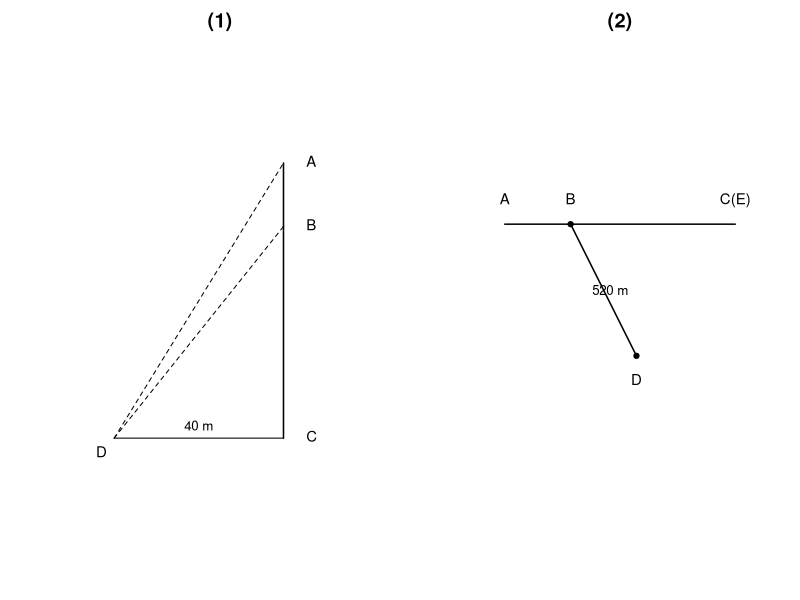
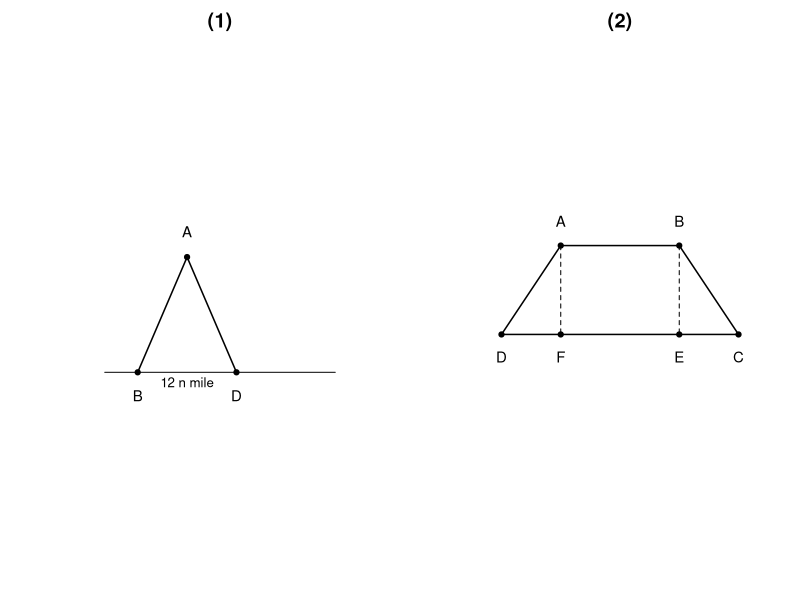
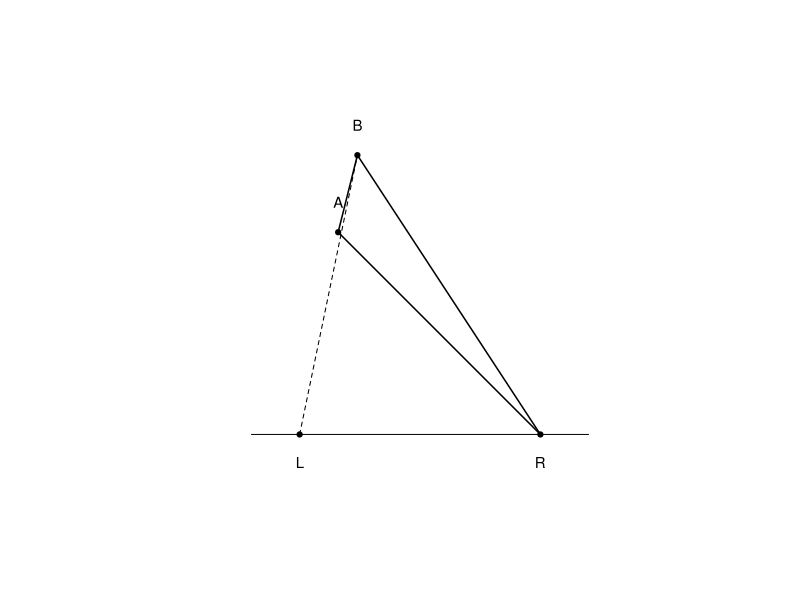

Recreate these plots in R, in order.
setwd("C:/Users/18904/Github/junior-mathematics/codes")
if(!dir.exists("../figures"))dir.create("../figures")

# week168-1: (1) flagpole AB on building BC, observer D 40m away, angles 50 and 45
#            (2) road cutting: B on AC, angle ABD=140, BD=520, angle D=50
draw1=function(){
  par(mfrow=c(1,2),mar=c(3,3,2,1))
  # (1) flagpole: building BC vertical, D on ground 40m left, A top of pole
  plot(0,0,xlim=c(-1,6),ylim=c(-1,8),type="n",asp=1,axes=FALSE,xlab="",ylab="",main="(1)")
  segments(4,0,4,5,lwd=1.5) # building BC
  segments(4,5,4,6.5,lwd=1.5) # flagpole AB
  segments(0,0,4,0,lwd=1) # ground
  segments(0,0,4,6.5,lty=2) # line of sight to A
  segments(0,0,4,5,lty=2) # line of sight to B
  text(-0.3,0,"D",pos=1,cex=0.9);text(4.3,6.5,"A",pos=4,cex=0.9)
  text(4.3,5,"B",pos=4,cex=0.9);text(4.3,0,"C",pos=4,cex=0.9)
  text(2,0.3,"40 m",cex=0.8)
  # (2) road: A-C-E straight line, B above, D below-right
  plot(0,0,xlim=c(-1,8),ylim=c(-3,5),type="n",asp=1,axes=FALSE,xlab="",ylab="",main="(2)")
  segments(0,3,7,3,lwd=1.5) # AC-E line
  points(2,3,pch=19,cex=0.7);text(2,3.3,"B",pos=3,cex=0.9)
  segments(2,3,4,-1,lwd=1.5) # BD
  points(4,-1,pch=19,cex=0.7);text(4,-1.3,"D",pos=1,cex=0.9)
  text(0,3.3,"A",pos=3,cex=0.9);text(7,3.3,"C(E)",pos=3,cex=0.9)
  text(3.2,1,"520 m",cex=0.8)
}
cairo_pdf("../figures/week168-1.pdf",width=8,height=4,family="sans");draw1();dev.off()
svglite::svglite("../figures/week168-1.svg",width=8,height=4);draw1();dev.off()

# week168-2: (1) island A, boat goes B->D east, bearings 60 and 30 from north
#            (2) dam cross-section trapezoid
draw2=function(){
  par(mfrow=c(1,2),mar=c(3,3,2,1))
  # (1) island: B left, D right, A above. Bearing from B to A is N60E, from D to A is N30E
  plot(0,0,xlim=c(-1,8),ylim=c(-1,6),type="n",asp=1,axes=FALSE,xlab="",ylab="",main="(1)")
  segments(0,0,7,0,lwd=1) # east-west route
  points(1,0,pch=19,cex=0.7);text(1,-0.3,"B",pos=1,cex=0.9)
  points(4,0,pch=19,cex=0.7);text(4,-0.3,"D",pos=1,cex=0.9)
  points(2.5,3.5,pch=19,cex=0.7);text(2.5,3.8,"A",pos=3,cex=0.9)
  segments(1,0,2.5,3.5,lwd=1.5) # BA
  segments(4,0,2.5,3.5,lwd=1.5) # DA
  text(2.5,-0.3,"12 n mile",cex=0.8)
  # (2) dam: trapezoid ABCD, AF=DE=6, i=1:1.5 and i=1:3
  plot(0,0,xlim=c(-1,9),ylim=c(-1,4),type="n",asp=1,axes=FALSE,xlab="",ylab="",main="(2)")
  # bottom DC: D left, C right. Top AB shorter. A above F, B above E
  segments(0,0,8,0,lwd=1.5) # DC
  segments(2,3,6,3,lwd=1.5) # AB
  segments(0,0,2,3,lwd=1.5) # DA slope i=1:3 => horiz=3*6=18? no, i=1:3 means vert:horiz=1:3
  segments(8,0,6,3,lwd=1.5) # CB slope i=1:1.5
  segments(2,3,2,0,lty=2) # AF
  segments(6,3,6,0,lty=2) # DE
  points(0,0,pch=19,cex=0.7);text(0,-0.3,"D",pos=1,cex=0.9)
  points(8,0,pch=19,cex=0.7);text(8,-0.3,"C",pos=1,cex=0.9)
  points(2,3,pch=19,cex=0.7);text(2,3.3,"A",pos=3,cex=0.9)
  points(6,3,pch=19,cex=0.7);text(6,3.3,"B",pos=3,cex=0.9)
  points(2,0,pch=19,cex=0.7);text(2,-0.3,"F",pos=1,cex=0.9)
  points(6,0,pch=19,cex=0.7);text(6,-0.3,"E",pos=1,cex=0.9)
}
cairo_pdf("../figures/week168-2.pdf",width=8,height=4,family="sans");draw2();dev.off()
svglite::svglite("../figures/week168-2.svg",width=8,height=4);draw2();dev.off()

# week168-3: rocket from L, radar at R. AR=6km angle 43, BR angle 45.54
draw3=function(){
  plot(0,0,xlim=c(-1,8),ylim=c(-1,7),type="n",asp=1,axes=FALSE,xlab="",ylab="")
  segments(0,0,7,0,lwd=1) # ground
  points(1,0,pch=19,cex=0.7);text(1,-0.3,"L",pos=1,cex=0.9)
  points(6,0,pch=19,cex=0.7);text(6,-0.3,"R",pos=1,cex=0.9)
  points(1.8,4.2,pch=19,cex=0.7);text(1.8,4.5,"A",pos=3,cex=0.9)
  points(2.2,5.8,pch=19,cex=0.7);text(2.2,6.1,"B",pos=3,cex=0.9)
  segments(1,0,2.2,5.8,lty=2) # L to B
  segments(6,0,1.8,4.2,lwd=1.5) # R to A
  segments(6,0,2.2,5.8,lwd=1.5) # R to B
  segments(1.8,4.2,2.2,5.8,lwd=1.5) # AB
}
cairo_pdf("../figures/week168-3.pdf",width=4,height=4,family="sans");draw3();dev.off()
svglite::svglite("../figures/week168-3.svg",width=4,height=4);draw3();dev.off()
